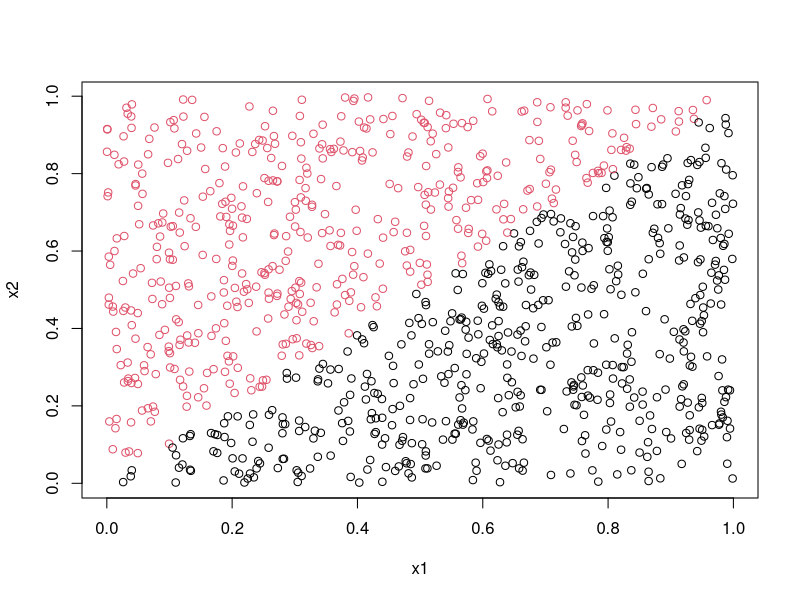
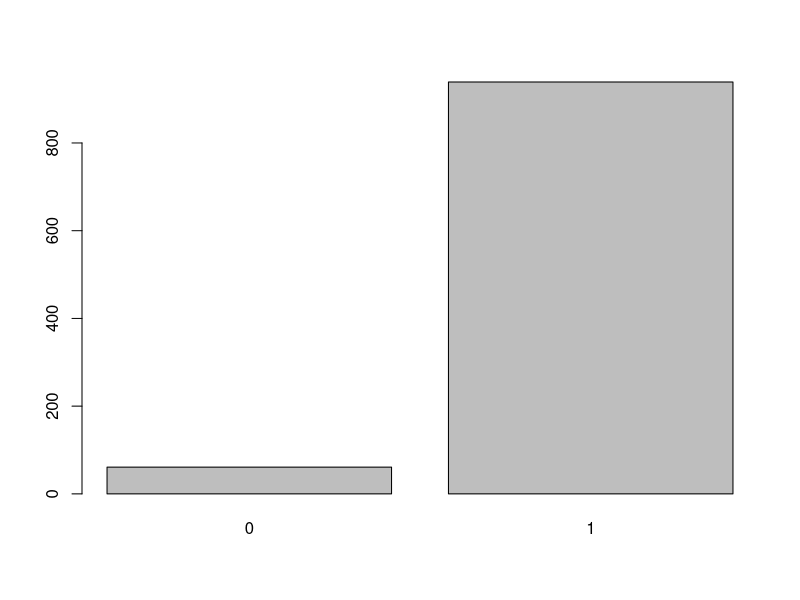

Source code (R) for these figures, in order: (Note: this script raises an error after producing the figures.)
setwd("C:/Users/Mounish/Desktop/ML/Lab1 Block2")
RNGversion('3.5.1')
library(randomForest)

#Generation of Training Data

set.seed(12345)
x1<-runif(100)
x2<-runif(100)
trdata1<-cbind(x1,x2)
y<-as.numeric(x1<x2)
trlabels1<-as.factor(y)

#trdata    #training data

#trlabels   #training labels(y)


#Generation of test Data

set.seed(1234)

x1<-runif(1000)
x2<-runif(1000)
tedata1<-cbind(x1,x2)
y<-as.numeric(x1<x2)
telabels1<-as.factor(y)
plot(x1,x2,col=(y+1))
table(telabels1)
#tedata  #test data

#telabels  # test labels

##Random Forest model fitting
rf=randomForest(trlabels1 ~.,data=trdata1,ntree=1,nodesize=25,keep.forest = TRUE)

pred<-predict(rf,newdata = tedata1)

cm=table(telabels1,as.factor(pred))
cm

mmce <- 1 - (sum(diag(cm))/sum(cm))
mmce

#===================================================================
#ntree=1
 
times<-c(1:1000)

for(i in times){
  set.seed(12345)
  temp=trdata1[sample(nrow(trdata1), 100), ]
  
   rf11=randomForest(trlabels1 ~.,data=temp,ntree=1,nodesize=25,keep.forest = TRUE)
   
}


testpred11=predict(rf11,newdata = tedata1)

plot(testpred11)

accuracy11=mean(telabels1 == testpred11)
accuracy11

cm11=table(telabels1,as.factor(testpred11))
cm11

mmce11 <- 1 - (sum(diag(cm11))/sum(cm11))
mmce11

##ntree=10

for(i in times){
  set.seed(12345)
  e<-trdata1[sample(nrow(trdata1), 100), ]
  
  rf12=randomForest(trlabels1 ~.,data=e,ntree=10,nodesize=25,keep.forest = TRUE)
  
 }

testpred12=predict(rf12,newdata = tedata1)

accuracy12=mean(telabels1 == testpred12)
accuracy12

cm12=table(telabels1,as.factor(testpred12))
cm12

mmce12 <- 1 - (sum(diag(cm12))/sum(cm12))
mmce12

##ntree=100
for(i in times){
  set.seed(12345)
  temp<-trdata1[sample(nrow(trdata1), 100), ]
  
  rf13=randomForest(trlabels1 ~.,data=temp,ntree=100,nodesize=25,keep.forest = TRUE)
  
}

testpred13=predict(rf13,newdata = tedata1)

accuracy13=mean(telabels1 == testpred13)
accuracy13

cm13=table(telabels1,as.factor(testpred13))
cm13

mmce13 <- 1 - (sum(diag(cm13))/sum(cm13))
mmce13



#===================================
  
set.seed(12345)
x1<-runif(100)
x2<-runif(100)
trdata2<-cbind(x1,x2)
y<-as.numeric(x1<0.5)
trlabels2<-as.factor(y)
trlabels1
trlabels2
trlabels3


set.seed(1234)
x1<-runif(1000)
x2<-runif(1000)
tedata2<-cbind(x1,x2)
y<-as.numeric(x1<0.5) 
telabels2<-as.factor(y)
plot(x1,x2,col=(y+1))
x1

##Random Forest model fitting

#ntree=1

times<-c(1:1000)

for(i in times){
  set.seed(12345)
  temp<-trdata2[sample(nrow(trdata2), 100), ]
  
  rf21=randomForest(trlabels2 ~.,data=temp,ntree=1,nodesize=25,keep.forest = TRUE)
  
}

testpred21=predict(rf21,newdata = tedata2)

accuracy21=mean(telabels2 == testpred21)
accuracy21

cm21=table(telabels2,as.factor(testpred21))
cm21

mmce21 <- 1 - (sum(diag(cm21))/sum(cm21))
mmce21

##ntree=10

for(i in times){
  set.seed(12345)
  temp<-trdata2[sample(nrow(trdata2), 100), ]
  
  rf22=randomForest(trlabels2 ~.,data=temp,ntree=10,nodesize=25,keep.forest = TRUE)
  
}

testpred22=predict(rf22,newdata = tedata2)

accuracy22=mean(telabels2 == testpred22)
accuracy22

cm22=table(telabels2,as.factor(testpred22))
cm22

mmce22 <- 1 - (sum(diag(cm22))/sum(cm22))
mmce22

##ntree=100
for(i in times){
  set.seed(12345)
  temp<-trdata2[sample(nrow(trdata2), 100), ]
  
  rf23=randomForest(trlabels2 ~.,data=temp,ntree=100,nodesize=25,keep.forest = TRUE)
  
}

testpred23=predict(rf23,newdata = tedata2)

accuracy23=mean(telabels2 == testpred23)
accuracy23

cm23=table(telabels2,as.factor(testpred23))
cm23

mmce23 <- 1 - (sum(diag(cm23))/sum(cm23))
mmce23


plot(x1,x2,col=(testpred23))





#================================================================================================================================
set.seed(12345)
x1<-runif(100)
x2<-runif(100)
trdata3<-cbind(x1,x2)
y<-as.numeric(((x1<0.5 & x2<0.5) | (x1>0.5 & x2>0.5)) )
trlabels3<-as.factor(y)
trlabels1
trlabels3


set.seed(1234)
x1<-runif(1000)
x2<-runif(1000)
tedata3<-cbind(x1,x2)
y<-as.numeric(((x1<0.5 & x2<0.5) | (x1>0.5 & x2>0.5)))
telabels3<-as.factor(y)
plot(x1,x2,col=(y+1))
